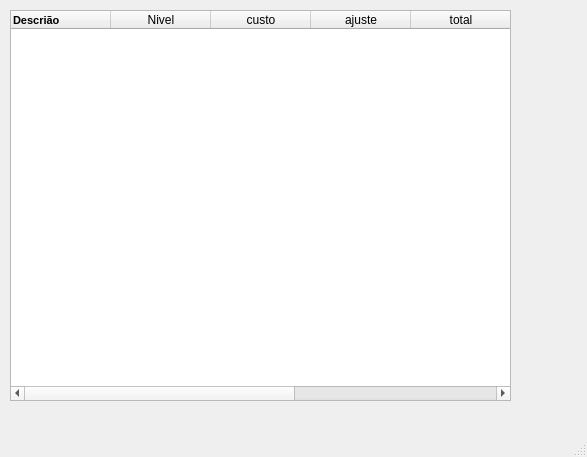
<?xml version="1.0" encoding="UTF-8"?>
<ui version="4.0">
 <class>MainWindow</class>
 <widget class="QMainWindow" name="MainWindow">
  <property name="geometry">
   <rect>
    <x>0</x>
    <y>0</y>
    <width>587</width>
    <height>457</height>
   </rect>
  </property>
  <property name="windowTitle">
   <string>MainWindow</string>
  </property>
  <widget class="QWidget" name="centralwidget">
   <widget class="QTableWidget" name="tblCombate">
    <property name="geometry">
     <rect>
      <x>10</x>
      <y>10</y>
      <width>501</width>
      <height>391</height>
     </rect>
    </property>
    <column>
     <property name="text">
      <string>Descrião</string>
     </property>
     <property name="font">
      <font>
       <pointsize>8</pointsize>
       <weight>75</weight>
       <bold>true</bold>
      </font>
     </property>
     <property name="textAlignment">
      <set>AlignLeading|AlignVCenter</set>
     </property>
    </column>
    <column>
     <property name="text">
      <string>Nivel</string>
     </property>
    </column>
    <column>
     <property name="text">
      <string>custo</string>
     </property>
    </column>
    <column>
     <property name="text">
      <string>ajuste</string>
     </property>
    </column>
    <column>
     <property name="text">
      <string>total</string>
     </property>
    </column>
    <column>
     <property name="text">
      <string>categoria</string>
     </property>
    </column>
    <column>
     <property name="text">
      <string>icone</string>
     </property>
    </column>
   </widget>
  </widget>
  <widget class="QMenuBar" name="menubar">
   <property name="geometry">
    <rect>
     <x>0</x>
     <y>0</y>
     <width>587</width>
     <height>26</height>
    </rect>
   </property>
  </widget>
  <widget class="QStatusBar" name="statusbar"/>
 </widget>
 <resources/>
 <connections/>
</ui>
